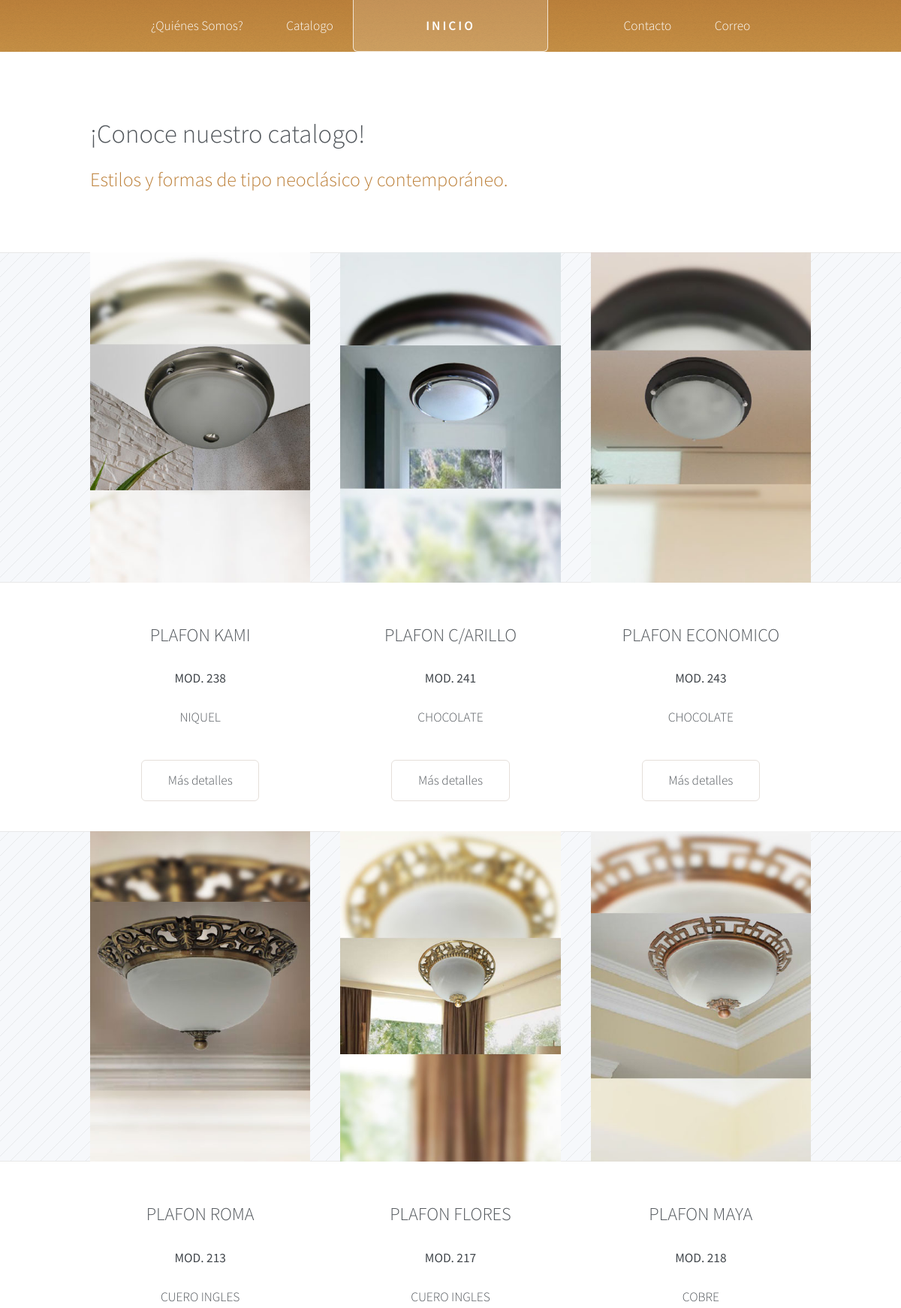
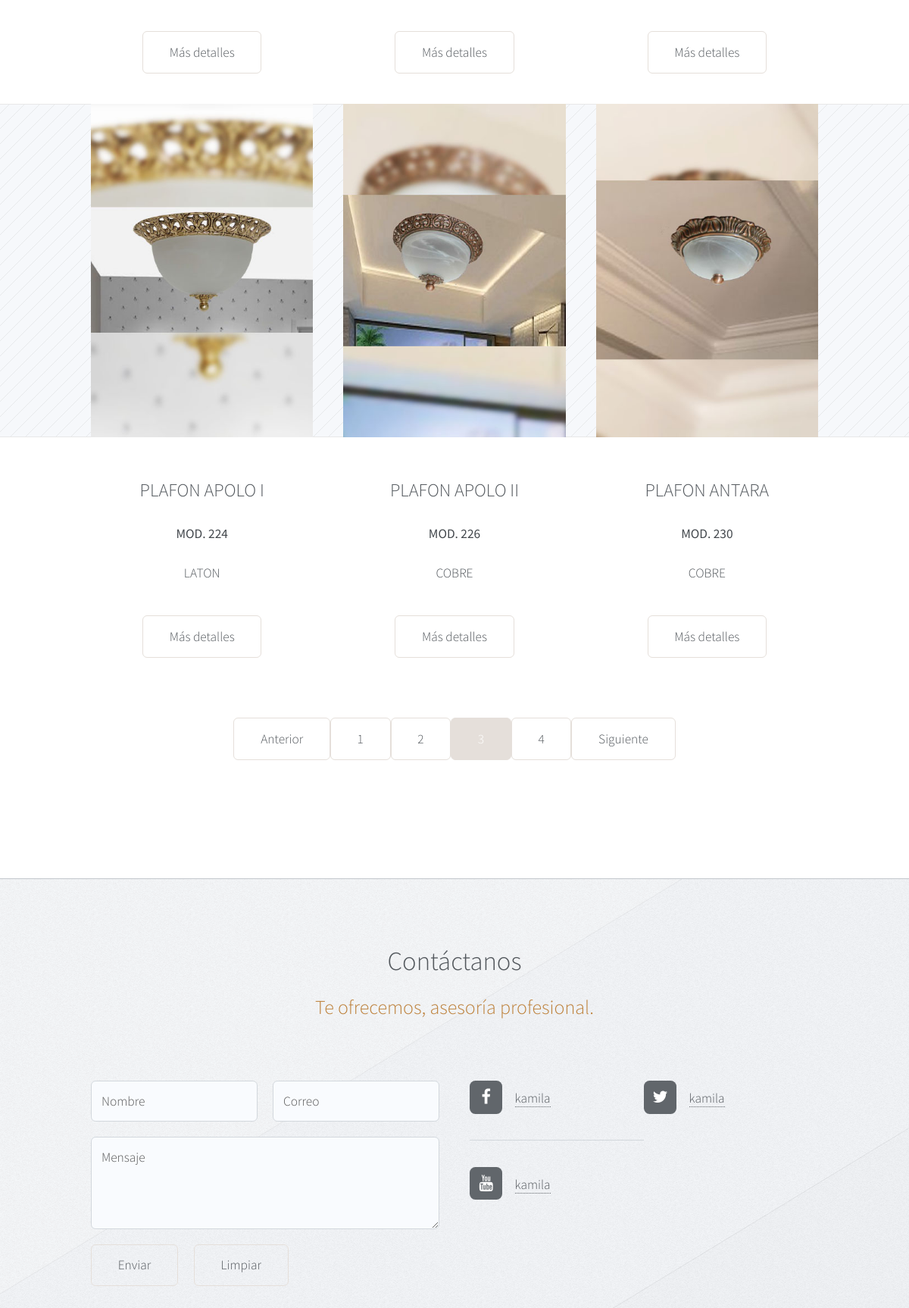
The page /protected/php/catalogo.php?pag=3? (upper part) on the database its author committed (2 pictures, top to bottom).
### tables this page shows
CREATE TABLE "catProd" (
  "id" integer NOT NULL PRIMARY KEY AUTOINCREMENT,
  "nomObj_catProd" text NOT NULL,
  "mod_catProd" text NOT NULL,
  "catEst_catProd" text NOT NULL,
  "mat_catProd" text NOT NULL,
  "diam_catProd" text NOT NULL,
  "alt_catProd" text NOT NULL,
  "detalles_catProd" text NOT NULL,
  "exitencia_catProd" text NOT NULL,
  "imgCat_catProd" text NOT NULL,
  "imgDesCat_catProd" text NOT NULL,
  "imgDibujoTec_catProd" text NOT NULL,
  "idUsr_catProd" text NOT NULL,
  "fechaH_catProd" text NOT NULL
);

### protected/php/catalogo.php (called while the page is built)
<?php
include("../../assets/inc/head.inc");
include("../../assets/inc/header.inc");
include("../../assets/inc/nav.inc");
include("../../assets/inc/cCatalogo.inc");
include("../../assets/inc/catalogo.inc");
include("../../assets/inc/footer.inc");
?>

### protected/php/genCatalogo.php (the view, shortened to what this page needs)
<?php
if (empty($_GET['pag'])) {
	$pag = 1;
}else{
	$pag = $_GET['pag'];
}
	$con = new SQLite3("../../protected/data/catalogo.db") or die("Problemas para conectar!");
	$cs = $con -> query("SELECT COUNT(id) AS noRegs FROM catProd WHERE catEst_catProd = '1'");
	while ($resul = $cs -> fetchArray()) {
		$noRegs = $resul['noRegs'];
	}
	$cpm =9;
	$ultimapag = ceil($noRegs/$cpm);
	$pag = (int)$pag;
	$cs2 = $con -> query("SELECT * FROM catProd WHERE catEst_catProd = '1' LIMIT ($pag-1) * $cpm,$cpm");
	while ($resul2 = $cs2 -> fetchArray()) {
		$idProducto = $resul2['id'];
		$producto = $resul2['nomObj_catProd'];
		$modelo = $resul2['mod_catProd'];
		$material = $resul2['mat_catProd'];
		$imgCatalogo = $resul2['imgCat_catProd'];
		 echo '
							<section class="4u 12u(narrower) feature">
								<div class="image-wrapper first">
									<a href="../catDetalles/kamila.aspx?idProducto='.$idProducto.'" class="image featured"><img src="../catalogo/img/c/'.$imgCatalogo.'" alt="" /></a>
								</div>
								<header>
									<h3>'.$producto.'</h3>
								</header>
								<p><b>MOD. '.$modelo.'</b></p>
								<p>'.$material.'</p>
								<ul class="actions">
									<li><a href="#" class="button">Más detalles</a></li>
								</ul>
							</section>
		 ';
	}
	$siguiente = $pag+1;
	$anterior = $pag-1;
	echo "</div>
			<br><br>
				<div class='paginacion'>";
	if ($pag != 1 && $pag > 1) {
		echo '<a class="button" href="?pag='.$anterior.'?"> Anterior</a>';
	}
	for ($c=1; $c <= $ultimapag ; $c++) {
		if ($c == $pag && $pag != 1) {
			echo "<span class='button2'>".$c."</span>";
		}elseif($pag != 1){
			echo '<a class="button" href="?pag='.$c.'?">'.$c.'</a>';
		}
	}
	if ($pag < $ultimapag) {
		echo '<a class="button" href="?pag='.$siguiente.'?"> Siguiente</a>';
	}else{
		echo "<span class='button'>Siguiente</span>";
	}
	echo "</div>";
 ?>

### rows shown on the page
catprod: imgCat_catProd (picture), nomObj_catProd "PLAFON KAMI", mod_catProd "238", mat_catProd "NIQUEL"
catprod: imgCat_catProd (picture), nomObj_catProd "PLAFON C/ARILLO", mod_catProd "241", mat_catProd "CHOCOLATE"
catprod: imgCat_catProd (picture), nomObj_catProd "PLAFON ECONOMICO", mod_catProd "243", mat_catProd "CHOCOLATE"
catprod: imgCat_catProd (picture), nomObj_catProd "PLAFON ROMA", mod_catProd "213", mat_catProd "CUERO INGLES"
catprod: imgCat_catProd (picture), nomObj_catProd "PLAFON FLORES", mod_catProd "217", mat_catProd "CUERO INGLES"
catprod: imgCat_catProd (picture), nomObj_catProd "PLAFON MAYA", mod_catProd "218", mat_catProd "COBRE"
catprod: imgCat_catProd (picture), nomObj_catProd "PLAFON APOLO I", mod_catProd "224", mat_catProd "LATON"
catprod: imgCat_catProd (picture), nomObj_catProd "PLAFON APOLO II", mod_catProd "226", mat_catProd "COBRE"
catprod: imgCat_catProd (picture), nomObj_catProd "PLAFON ANTARA", mod_catProd "230", mat_catProd "COBRE"
